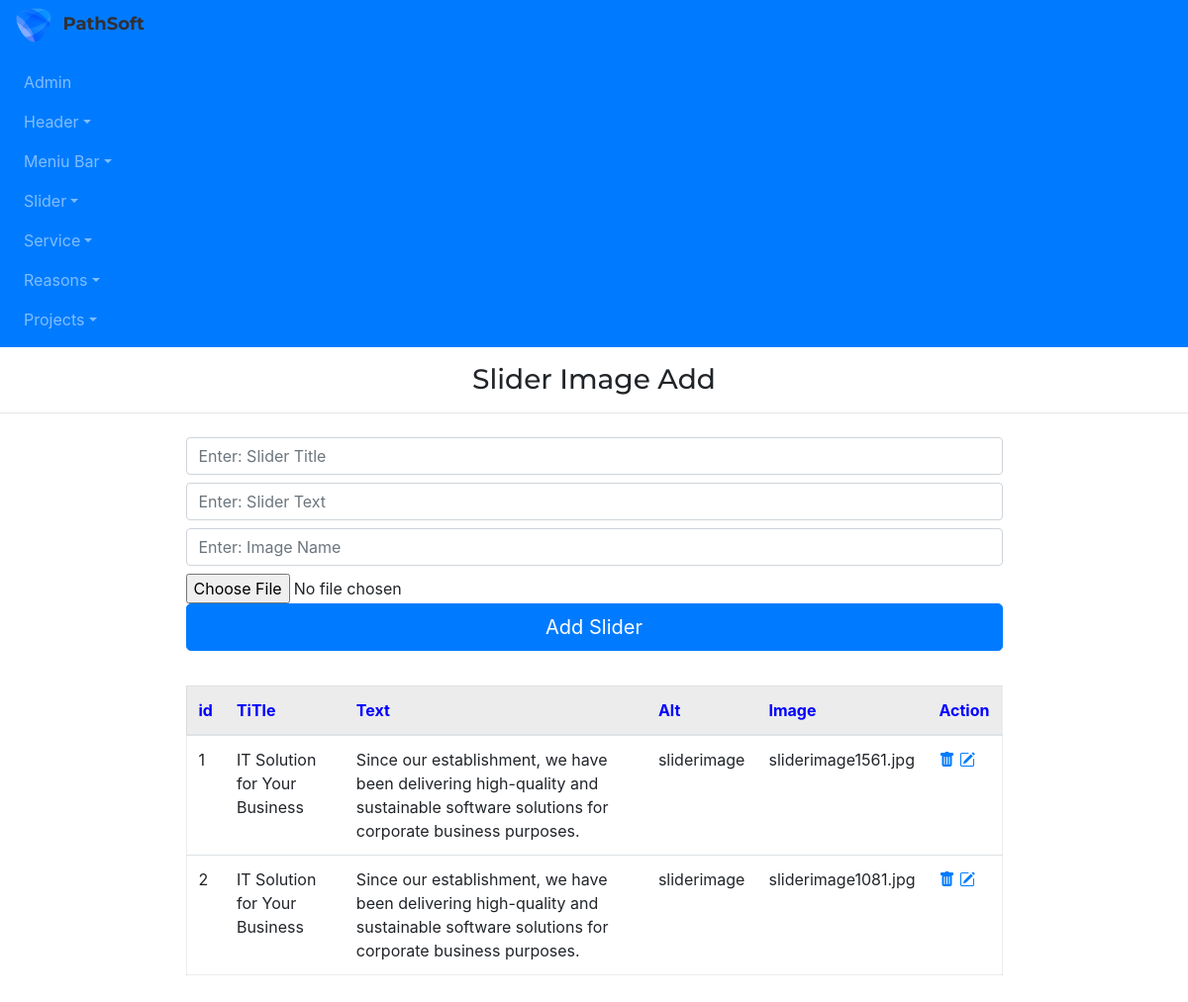
The page /admin/sliderImageAdd/ on the database as committed earlier.
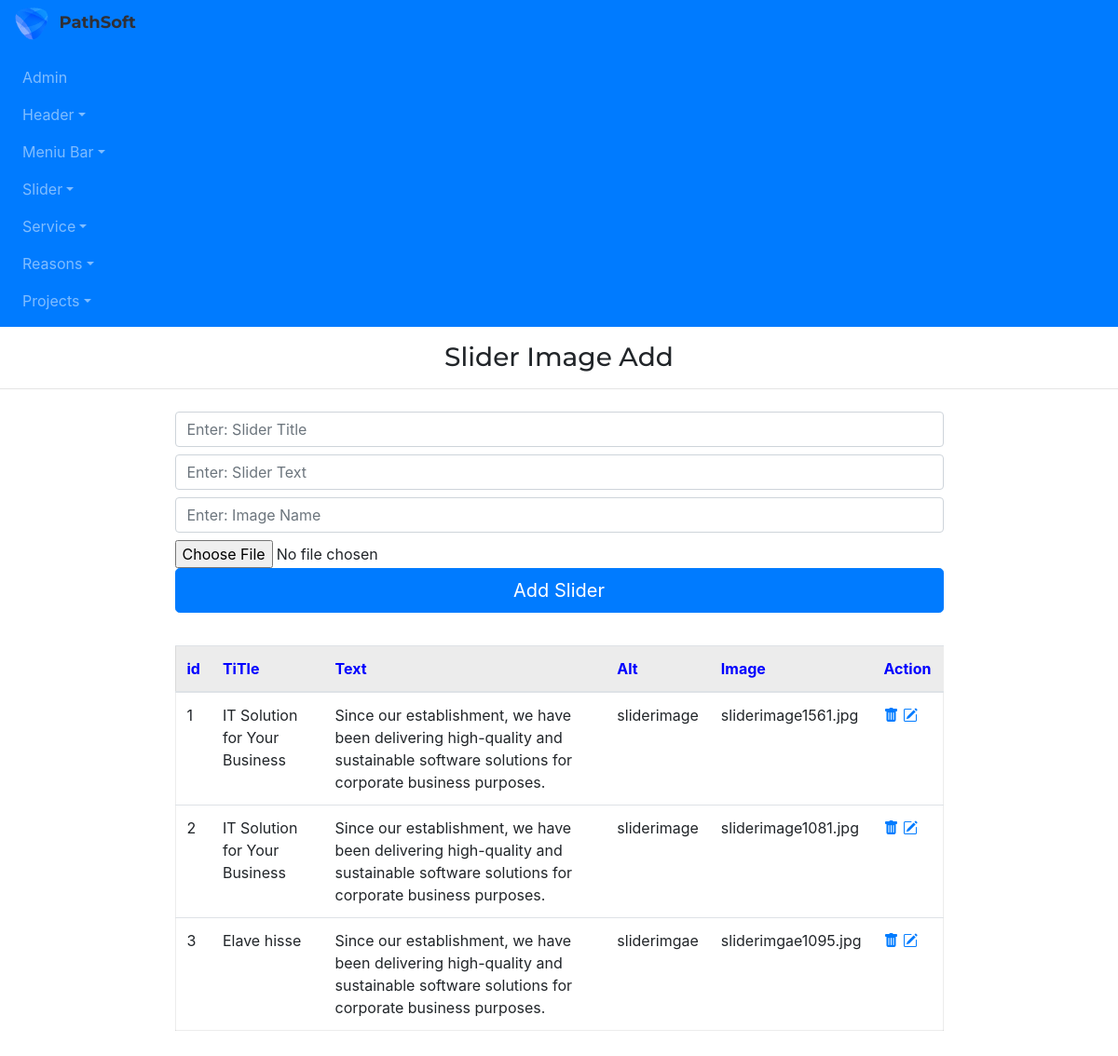
The same page on the database as committed later.
### app/models.py (models this page shows)
class Slider(db.Model):
    id=db.Column(db.Integer,primary_key=True)
    slider_title=db.Column(db.String(255))
    slider_text=db.Column(db.String(255))
    slider_img=db.Column(db.String(255))
    slider_alt=db.Column(db.String(255))

### admin/routes.py (the view, shortened to what this page needs)
@app.route("/admin/sliderImageAdd/", methods=['GET','POST'])
def sliderImageAdd():
    form=SliderForm()
    sliders=Slider.query.all()
    return render_template("admin/sliderImageAdd.html",form=form, sliders=sliders)

### admin/forms.py
class SliderForm(FlaskForm):
    slider_title=StringField('slider_title')
    slider_text=StringField('slider_text')
    slider_img=FileField('slider_img')
    slider_alt=StringField('slider_alt')
    submit=SubmitField()

### app/templates/admin/sliderImageAdd.html
{% extends "admin/base.html" %}
{% block content %}
<h3 class="my-3" style="text-align: center;">Slider Image Add</h3>
<hr>
<div class="container">
    <div class="row d-flex justify-content-center">
        <div class="col-9">
            <form action="{{url_for('sliderImageAdd')}}" method='POST' enctype="multipart/form-data">
                {{ form.slider_title(class="form-control my-2",placeholder="Enter: Slider Title")}}
                {{ form.slider_text(class="form-control my-2",placeholder="Enter: Slider Text")}}
                {{ form.slider_alt(class="form-control my-2",placeholder="Enter: Image Name")}}
                {{ form.slider_img(class="form-control-file")}}
                {{ form.submit(value='Add Slider',class='btn btn-primary btn-lg btn-block')}}
            </form>
        </div>
    </div>
</div>
<div class="container marg">
    <div class="row justify-content-center">
        <div class="col-9 ">
            <table class="table table-hover " style="margin:35px 0px; border:1px solid rgba(0,0,0,.075);">
                <thead>
                    <tr style="background-color: rgba(0,0,0,.075); color:blue">
                        <th scope="col">id</th>
                        <th scope="col">TiTle</th>
                        <th scope="col">Text</th>
                        <th scope="col">Alt</th>
                        <th scope="col">Image</th>
                        <th scope="col">Action</th>
                    </tr>
                </thead>
                <tbody>
                    {% for slider in sliders %}
                    <tr>
                        <td scope="row">{{slider.id}}</td>
                        <td>{{slider.slider_title}}</td>
                        <td>{{slider.slider_text}}</td>
                        <td>{{slider.slider_alt}}</td>
                        <td>{{slider.slider_img}}</td>
                        <td>
                            <a href="{{url_for('sliderImageDelete', id=slider.id)}}"><i
                                    class="bi bi-trash-fill"></i></a>
                            <a href="{{url_for('sliderImageUpdate', id=slider.id)}}"><i
                                    class="bi bi-pencil-square"></i></a>
                        </td>
                    </tr>
                    {% endfor %}
                </tbody>
            </table>
        </div>
    </div>
</div>
{% endblock %}

### app/templates/admin/base.html (shortened to what this page needs)
<!doctype html>
<html lang="en">
<head>
    <link rel="stylesheet" href="/static/admin/css/style.css">
    <link rel="stylesheet" href="https://cdn.jsdelivr.net/npm/bootstrap-icons@1.4.1/font/bootstrap-icons.css">
    <link rel="stylesheet" href="https://stackpath.bootstrapcdn.com/bootstrap/4.3.1/css/bootstrap.min.css"
>
</head>
<body>
    <div class="col-admin ">
        <nav class="navbar navbar-expand-sm navbar navbar-dark bg-primary">
            <div class="collapse navbar-collapse" id="collapsibleNavId">
                <ul class="navbar-nav mr-auto mt-2 mt-lg-0 d-block">
                    <li class="nav-item dropdown">
                        <div class="logo">
                            <a href="/" style="text-decoration: none;"><img src="/static/uploads/2264.png"
                                    alt="LOGO PathSoft">
                                <span><b>PathSoft</b></span></a>
                        </div>
                    </li>
                    <li class="nav-item dropdown">
                        <a class="nav-link " href="/admin/">Admin</a>
                    </li>
                    <li class="nav-item dropdown">
                        <a class="nav-link dropdown-toggle" href="#" id="dropdownId" data-toggle="dropdown"
                            aria-haspopup="true" aria-expanded="false">Header</a>
                    </li>
                    <li class="nav-item dropdown">
                        <a class="nav-link dropdown-toggle" href="#" id="dropdownId" data-toggle="dropdown"
                            aria-haspopup="true" aria-expanded="false">Meniu Bar</a>
                    </li>
                    <li class="nav-item dropdown">
                        <a class="nav-link dropdown-toggle" href="#" id="dropdownId" data-toggle="dropdown"
                            aria-haspopup="true" aria-expanded="false">Slider</a>
                    </li>
                    <li class="nav-item dropdown">
                        <a class="nav-link dropdown-toggle" href="#" id="dropdownId" data-toggle="dropdown"
                            aria-haspopup="true" aria-expanded="false">Service</a>
                    </li>
                    <li class="nav-item dropdown">
                        <a class="nav-link dropdown-toggle" href="#" id="dropdownId" data-toggle="dropdown"
                            aria-haspopup="true" aria-expanded="false">Reasons</a>
                    </li>
                    <li class="nav-item dropdown">
                        <a class="nav-link dropdown-toggle" href="#" id="dropdownId" data-toggle="dropdown"
                            aria-haspopup="true" aria-expanded="false">Projects</a>
                    </li>
                </ul>
            </div>
        </nav>
    </div>
    {% block content %}
    {% endblock %}
</body>
</html>

### app/static/main/css/style.css (style rules this page uses)
body { font-family: "Istok Web", sans-serif; }
h4, h3, h2 { font-family: Montserrat, sans-serif; }
a:link { text-decoration: none; }
ul { list-style: none; }
.logo img { width: 36px; height: 35px; object-fit: cover; vertical-align: middle; margin-right: 7px; }
.logo span { font-size: 1.125rem; color: #303036; text-decoration: none; font-family: "Montserrat"; }
.logo { margin-bottom: 1.25rem; align-items: center; }

Rows that differ between the two databases and show on the page:
added Slider: id "3", slider_title "Elave hisse", slider_text "Since our establishment, we have been delivering high-quality and sustainable software solutions for corporate business purposes.", slider_alt "sliderimgae", slider_img "sliderimgae1095.jpg"
